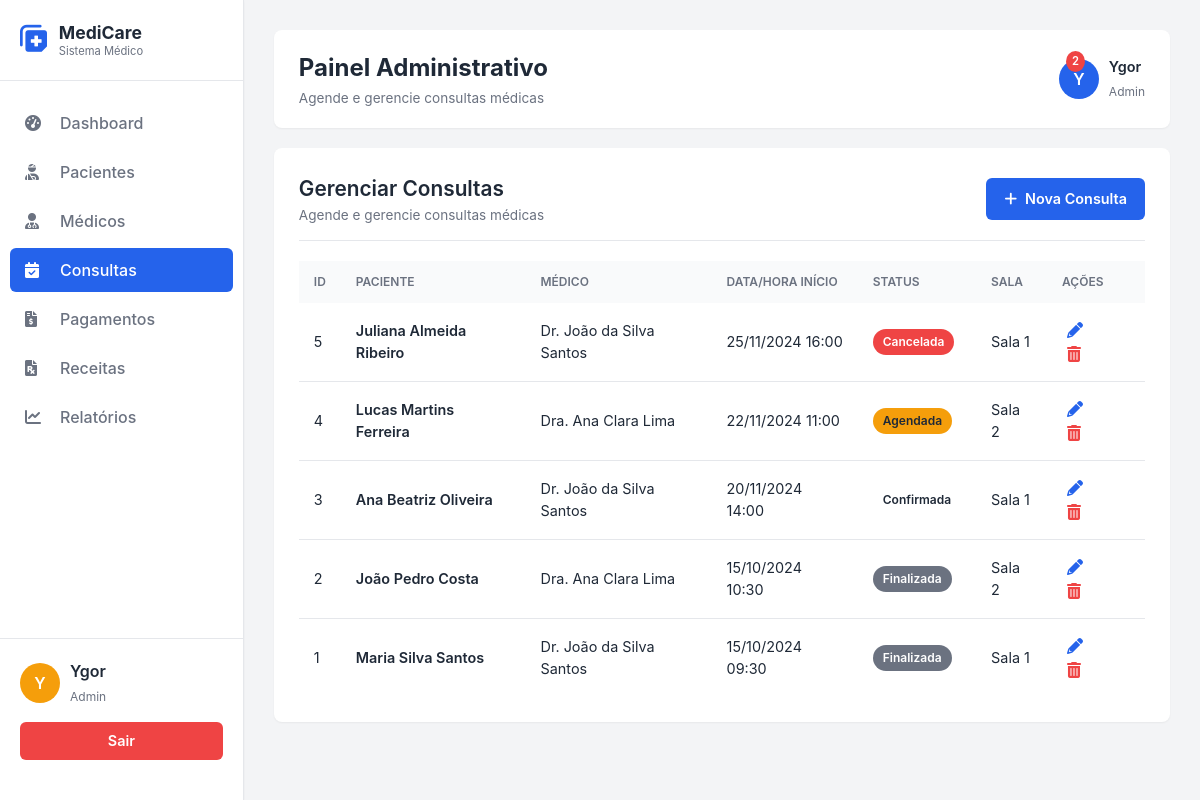
Page /public/consulta.php (signed in) on the committed database.
### tables this page shows
CREATE TABLE IF NOT EXISTS consultas (
    id INT AUTO_INCREMENT PRIMARY KEY,
    id_medico INT NOT NULL,
    id_paciente INT NOT NULL,
    inicio DATETIME NOT NULL,
    fim DATETIME NOT NULL,
    sala VARCHAR(50),
    motivo TEXT,
    status ENUM('agendada', 'confirmada', 'cancelada', 'finalizada') DEFAULT 'agendada',
    criado_em TIMESTAMP DEFAULT CURRENT_TIMESTAMP,
    
    FOREIGN KEY (id_medico) REFERENCES medicos(id) ON DELETE CASCADE,
    FOREIGN KEY (id_paciente) REFERENCES pacientes(id) ON DELETE CASCADE
);

CREATE TABLE IF NOT EXISTS pacientes (
    id INT AUTO_INCREMENT PRIMARY KEY,
    nome_completo VARCHAR(255) NOT NULL,
    data_nascimento DATE NOT NULL,
    cpf VARCHAR(20) NOT NULL UNIQUE,
    telefone VARCHAR(25),
    email VARCHAR(255),
    criado_em TIMESTAMP DEFAULT CURRENT_TIMESTAMP
);

CREATE TABLE IF NOT EXISTS medicos (
    id INT AUTO_INCREMENT PRIMARY KEY,
    nome_completo VARCHAR(255) NOT NULL,
    crm VARCHAR(50) NOT NULL UNIQUE,
    especialidade VARCHAR(100) NOT NULL,
    telefone VARCHAR(25),
    email VARCHAR(255),
    status ENUM('ativo', 'inativo') DEFAULT 'ativo',
    criado_em TIMESTAMP DEFAULT CURRENT_TIMESTAMP
);

### app/Models/Consulta.php (called while the page is built, shortened)
<?php
class Consulta {
    public function listar() {
         $conectar = Conexao::getConexao();
         $sql = "SELECT
                    c.id,
                    p.nome_completo as paciente_nome,
                    m.nome_completo as medico_nome,
                    c.inicio,
                    c.fim,
                    c.status,
                    c.sala,
                    c.motivo
                 FROM consultas c
                 JOIN pacientes p ON c.id_paciente = p.id
                 JOIN medicos m ON c.id_medico = m.id
                 ORDER BY c.inicio DESC";
         $comando = $conectar->query($sql);
         return $comando->fetchAll(PDO::FETCH_ASSOC);
     }
}

### public/consulta.php (the view, shortened to what this page needs)
<?php
require_once '../app/Models/Consulta.php';
$consultaModel = new Consulta(null, null, null, null, null, null, null);
$consultas = $consultaModel->listar();
include 'partials/_head.php';
include 'partials/_sidebar.php';
?>
<main class="main-content">
    <?php include 'partials/_header.php'; ?>
    <section class="management-card">
        <div class="management-header">
            <div class="title-section">
                <h2>Gerenciar Consultas</h2>
                <p>Agende e gerencie consultas médicas</p>
            </div>
            <a href="cadastroConsulta.php" class="btn-primary new-item-btn">
                <i class="fas fa-plus"></i> Nova Consulta
            </a>
        </div>
        <div class="data-section">
            <div class="table-container">
                <table class="data-table">
                    <thead>
                        <tr>
                            <th>ID</th>
                            <th>PACIENTE</th>
                            <th>MÉDICO</th>
                            <th>DATA/HORA INÍCIO</th>
                            <th>STATUS</th>
                            <th>SALA</th>
                            <th>AÇÕES</th>
                        </tr>
                    </thead>
                    <tbody>
                        <?php if (empty($consultas)): ?>
                            <tr>
                                <td colspan="7" style="text-align: center;">Nenhuma consulta encontrada.</td>
                            </tr>
                        <?php else: ?>
                            <?php foreach ($consultas as $consulta): ?>
                                <tr>
                                    <td><?php echo htmlspecialchars($consulta['id']); ?></td>
                                    <td class="main-info"><?php echo htmlspecialchars($consulta['paciente_nome']); ?></td>
                                    <td><?php echo htmlspecialchars($consulta['medico_nome']); ?></td>
                                    <td><?php echo date('d/m/Y H:i', strtotime($consulta['inicio'])); ?></td>
                                    <td><span class="status-badge <?php echo htmlspecialchars($consulta['status']); ?>"><?php echo htmlspecialchars($consulta['status']); ?></span></td>
                                    <td><?php echo htmlspecialchars($consulta['sala']); ?></td>
                                    <td class="actions">
                                        <a href="atualizarConsulta.php?id=<?php echo $consulta['id']; ?>" class="action-icon edit-icon" title="Editar"><i class="fas fa-pencil-alt"></i></a>
                                        <a href="deletarConsulta.php?id=<?php echo $consulta['id']; ?>" class="action-icon delete-consult-icon" title="Excluir"><i class="fas fa-trash-alt"></i></a>
                                    </td>
                                </tr>
                            <?php endforeach; ?>
                        <?php endif; ?>
                    </tbody>
                </table>
            </div>
        </div>
    </section>
<?php include 'partials/_footer.php'; ?>

### public/css/gerenciamento.css (style rules this page uses)
:root { --primary-color: #2563eb; --primary-light: #eff6ff; --secondary-color: #6b7280; --background-color: #f3f4f6; --card-bg: #ffffff; --border-color: #e5e7eb; --success-color: #10b981; --error-color: #ef4444; --pending-color: #f59e0b; --text-primary: #1f2937; --shadow-sm: 0 1px 2px 0 rgba(0, 0, 0, 0.05); --shadow-md: 0 4px 6px -1px rgba(0, 0, 0, 0.1), 0 2px 4px -2px rgba(0, 0, 0, 0.1); }
* { margin: 0; padding: 0; box-sizing: border-box; }
body { font-family: 'Inter', sans-serif; background-color: var(--background-color); color: var(--text-primary); line-height: 1.5; }
a { text-decoration: none; color: var(--text-primary); }
.main-content { flex-grow: 1; padding: 30px; display: flex; flex-direction: column; gap: 20px; }
.management-card { background-color: var(--card-bg); padding: 25px; border-radius: 8px; box-shadow: var(--shadow-sm); }
.management-header { display: flex; justify-content: space-between; align-items: center; margin-bottom: 20px; padding-bottom: 15px; border-bottom: 1px solid var(--border-color); }
.management-header h2 { font-size: 1.3rem; font-weight: 600; }
.management-header p { font-size: 0.85rem; color: var(--secondary-color); }
.btn-primary, .btn-secondary, .action-btn { padding: 10px 18px; border: none; border-radius: 6px; font-weight: 600; cursor: pointer; transition: opacity 0.2s, background-color 0.2s; font-size: 0.9rem; }
.btn-primary { background-color: var(--primary-color); color: white; display: flex; align-items: center; gap: 8px; }
.data-table { width: 100%; border-collapse: collapse; margin-top: 15px; font-size: 0.9rem; }
.data-table thead th { background-color: #f9fafb; color: var(--secondary-color); font-weight: 600; text-align: left; padding: 12px 15px; text-transform: uppercase; font-size: 0.75rem; }
.data-table tbody tr { border-bottom: 1px solid var(--border-color); }
.data-table tbody tr:last-child { border-bottom: none; }
.data-table tbody td { padding: 15px; color: var(--text-primary); }
.data-table td.actions button, .data-table td.actions a { background: none; border: none; font-size: 1rem; cursor: pointer; margin-right: 8px; padding: 5px; border-radius: 4px; transition: background-color 0.2s; }
.edit-icon { color: var(--primary-color); background-color: var(--primary-light); }
.delete-consult-icon { color: var(--error-color); background-color: #fee2e2; }
.status-badge { padding: 4px 10px; border-radius: 9999px; font-size: 0.75rem; font-weight: 600; text-transform: capitalize; display: inline-block; }
.status-badge.agendada, .status-badge.pendente { background-color: var(--pending-color); color: var(--text-primary); }

### public/css/consulta.css (style rules this page uses)
.status-badge.cancelada { background-color: var(--error-color); color: white; }
.status-badge.finalizada { background-color: var(--secondary-color); color: white; }
.data-table td.main-info { font-weight: 600; color: #1f2937; }
.actions .delete-consult-icon { background-color: #fee2e2; color: var(--error-color); }

### rows in the picture
consultas: id "5", id_paciente.nome_completo "Juliana Almeida Ribeiro", id_medico.nome_completo "Dr. João da Silva Santos", inicio "25/11/2024 16:00", status "Cancelada", sala "Sala 1"
consultas: id "4", id_paciente.nome_completo "Lucas Martins Ferreira", id_medico.nome_completo "Dra. Ana Clara Lima", inicio "22/11/2024 11:00", status "Agendada", sala "Sala 2"
consultas: id "3", id_paciente.nome_completo "Ana Beatriz Oliveira", id_medico.nome_completo "Dr. João da Silva Santos", inicio "20/11/2024 14:00", status "Confirmada", sala "Sala 1"
consultas: id "2", id_paciente.nome_completo "João Pedro Costa", id_medico.nome_completo "Dra. Ana Clara Lima", inicio "15/10/2024 10:30", status "Finalizada", sala "Sala 2"
consultas: id "1", id_paciente.nome_completo "Maria Silva Santos", id_medico.nome_completo "Dr. João da Silva Santos", inicio "15/10/2024 09:30", status "Finalizada", sala "Sala 1"

### other values in the picture
$primeiraLetra "Y"
$nomeUsuario "Ygor"
$headerTitle "Painel Administrativo"
$headerSubtitle "Agende e gerencie consultas médicas"
